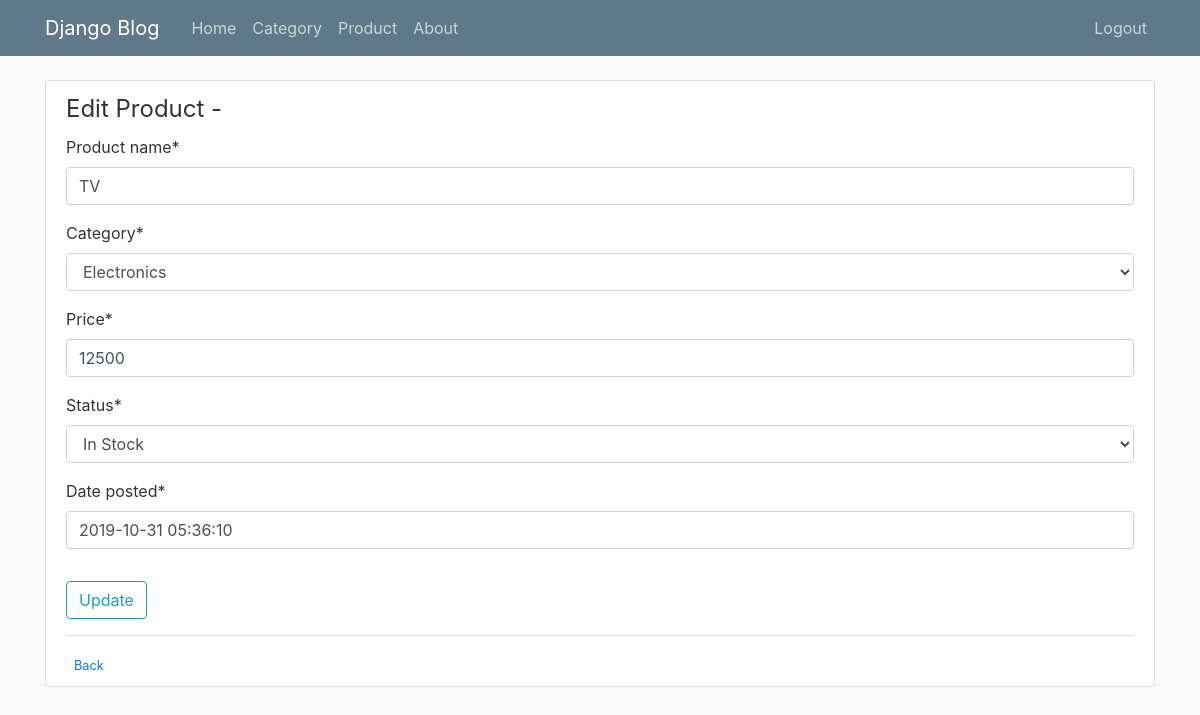
Page /products/edit/1/ (signed in) on the committed database.
### Products/models.py (models this page shows, shortened)
class Products(models.Model):
	STATUS_CHOICES = (
        ('0','Out Stock'),
        ('1','In Stock'),
        ('2','Running Low'),
    )
	product_name = models.CharField(max_length=200)
	category = models.ForeignKey(Category, on_delete=models.CASCADE)
	price = models.IntegerField()
	status = models.CharField(
        max_length=1,
        choices=STATUS_CHOICES,
        default=1,
    )
	date_posted = models.DateTimeField(default=timezone.now)

### Products/views.py (the view, shortened to what this page needs)
# urls.py: path('products/edit/<int:id>/', views.editProduct, name='product-update'),
@login_required
def editProduct(request,id):
	if request.method == 'GET':
		productDetail = get_object_or_404(Products, id=id)
		pr_form = ProductForm(instance=productDetail)
	else:
		pr_form = ProductForm()
	return render(request,'Products/productForm.html',{'form' : pr_form, 'isEdit' : 1})

### Products/forms.py
class ProductForm(forms.ModelForm):
	class Meta:
		model = Products
		fields = "__all__"

### category/models.py (called while the page is built)
	def __str__(self):
		return self.name

### Products/templates/Products/productForm.html (shortened to what this page needs)
{% extends "blog/base.html" %}
{% load crispy_forms_tags %}
{% block content %}
	<div class="content-section">
		<form method="Post">
			<fieldset class="form-group">
				<legend clas="border-bottom mb-4">
					{% if isEdit %}
						Edit Product - {{ product.product_name }}
					{% else %}
						Add Product
					{% endif %}
				</legend>
				{{ form|crispy }}
			</fieldset>
			<div class="form-group">
				<button class="btn btn-outline-info" type="submit">
					{% if isEdit %}
						Update
					{% else %}
						Add
					{% endif %}
				</button>
			</div>
		</form>
		<div class="border-top pt-3">
			<small class="text-muted">
				<a class="ml-2" href="{% url 'blog-product' %}">Back</a>
			</small>
		</div>
	</div>
{% endblock content %}

### blog/static/blog/main.css (style rules this page uses)
body { background: #fafafa; color: #333333; margin-top: 5rem; }
.content-section { background: #ffffff; padding: 10px 20px; border: 1px solid #dddddd; border-radius: 3px; margin-bottom: 20px; }

### rows in the picture
Products: product_name "TV", category "Electronics", price "12500", status "In Stock", date_posted "2019-10-31 05:36:10"
